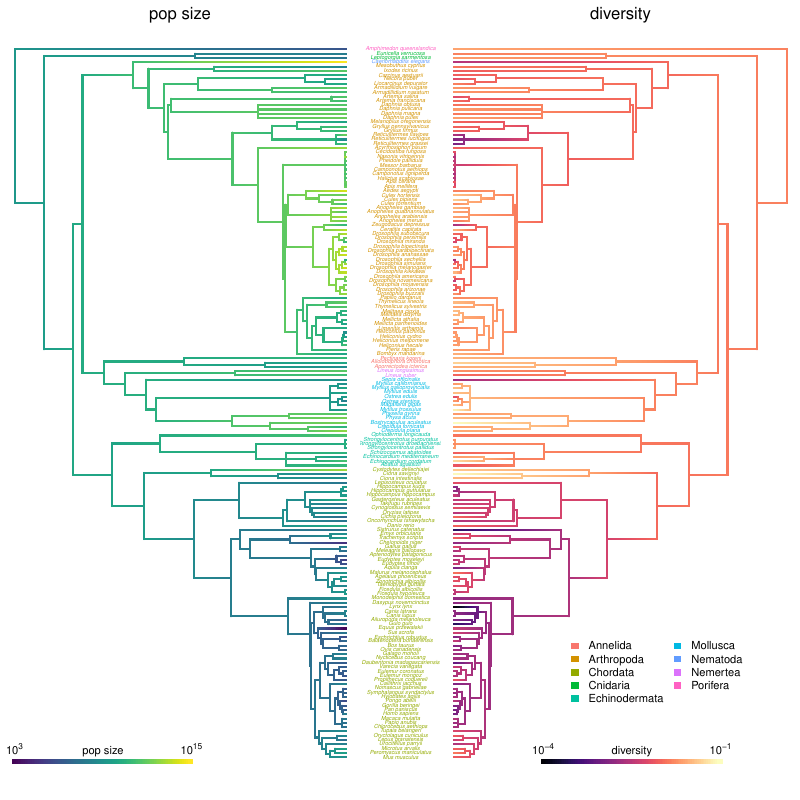

Recreate this plot in R.
library(viridis)
library(phytools)

load('../../data/biconmap_data.Rdata')
source('color_scheme.r')
source('../../R/utilities.r')


# output <- FALSE
output <- TRUE

if (output)
  pdf('biconmap_diversity.pdf', height=8, width=8)

par(oma=c(0, 0, 0.5, 0))
vcols <- viridis(100)
vcols2 <- viridis(100, option='A')
layout(matrix(1:3, 1, 3), widths=c(0.7, 0.16, 0.7))
pscm2 <- setMap(pscm, colors=vcols)
plot(pscm2, fsize=c(0, 0.8), ftype=c("off","reg"), sig=1, lwd=2,
     outline=FALSE, mar=c(1.1,0.1,1.1,0.01), legend=FALSE)
add.color.bar.log(500, vcols, prompt=FALSE, outline=FALSE, 
              subtitle="", digits=0,
              lims=range(dt_dps$log10_popsize), lwd=4,
              title='pop size')
title(main = 'pop size', font.main = 1, cex.main=1.5)
# ylim<-c(1-0.12*(length(tr_mlps$tip.label)-1), length(tr_mlps$tip.label))

plot.new()
plot.window(xlim=c(-0.3,0.3), ylim=c(1, length(tr_dps$tip.label)))
text(rep(0, length(tr_dps$tip.label)), 
     1:length(tr_dps$tip.label), 
     tr_dps$tip.label,
     font=3, cex=0.5, col=phyla_cols[dt_dps$phylum])
dvcm2 <- setMap(dvcm, colors=vcols2)
plot(dvcm2, fsize=c(0, 0.8), ftype=c("off","reg"),
    direction="leftwards", sig=1, lwd=2, legend=FALSE,
    outline=FALSE, mar=c(1.1,0.01,1.1,0.01))
add.color.bar.log(500, vcols2, prompt=FALSE, outline=FALSE, 
              subtitle="", x=250, digits=0,
              lims=range(dt_dps$log10_diversity), lwd=4,
              title='diversity')
title(main = 'diversity', font.main = 1, cex.main=1.5)
nms <- tools:::toTitleCase(unique(dt_dps$phylum)) 
i <- order(nms)
nms <- nms[i]
legend(300, 30, nms,
       fill=phyla_cols[unique(dt_dps$phylum)][i],
       bty='n', border=0, cex=1, ncol=2)

if (output)
  dev.off()



